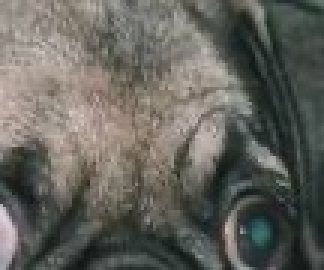
#> input picture data/retinal_validator/images/test/neg_animal_eyes/pet_1_dog_eye.jpg, 108 x 90 px (shown 3 times larger)
$ python -i preprocessing.py   (imports and definitions only)   (older library calls are emulated)
#> lines starting #> are read from the running program, lines starting #| are printed output that depends on the picture; after the words box and inside, x2 and y2 are one past the last pixel; in counts of white or black regions, pixels touching at a corner belong together
"""
Image Validation, Quality Assessment, Modality Verification, and Preprocessing.

Handles:
- File extension, size, and readable RGB image verification
- Image sharpness (Laplacian variance), brightness, contrast, glare/exposure checks
- Eye image modality discrimination:
  * Retinal fundus photograph vs. Anterior eye/iris photograph vs. Invalid/non-eye image
- Retinal fundus border cropping & LAB-space CLAHE contrast normalization
- Training data augmentation transforms (applied ONLY during training) & eval transforms
"""

import io
import os
from typing import Dict, Tuple

import cv2
import numpy as np
from PIL import Image, UnidentifiedImageError
from torchvision import transforms

ALLOWED_EXTENSIONS = {".png", ".jpg", ".jpeg", ".bmp", ".webp", ".tif", ".tiff"}
MAX_UPLOAD_BYTES = 10 * 1024 * 1024  # 10 MB
IMAGENET_MEAN = [0.485, 0.456, 0.406]
IMAGENET_STD = [0.229, 0.224, 0.225]


# [126 lines left out: functions decode_and_validate_upload, assess_image_quality, not called in this run]


def _retinal_fundus_heuristics(rgb_np: np.ndarray) -> Dict:
    """Compute physical/chromatic signatures characteristic of retinal fundus images."""
    h, w = rgb_np.shape[:2]
    gray = cv2.cvtColor(rgb_np, cv2.COLOR_RGB2GRAY)

    # Check corner darkness vs center brightness (fundus camera circular aperture)
    ch, cw = max(8, h // 8), max(8, w // 8)
    corners = np.concatenate([
        gray[:ch, :cw].ravel(),
        gray[:ch, -cw:].ravel(),
        gray[-ch:, :cw].ravel(),
        gray[-ch:, -cw:].ravel(),
    ])
    center_crop = gray[h // 4 : 3 * h // 4, w // 4 : 3 * w // 4]
    corner_dark = float(np.mean(corners < 25))
    center_mean = float(np.mean(center_crop))

    # Inside illuminated region: retinal tissue has strong Red > Green >= Blue distribution
    fg_mask = gray > 20
    if float(np.mean(fg_mask)) < 0.10:
        return {"fundus_score": 0.0, "is_fundus": False, "corner_dark_ratio": corner_dark}

    fg_pixels = rgb_np[fg_mask]
    r_mean = float(np.mean(fg_pixels[:, 0]))
    g_mean = float(np.mean(fg_pixels[:, 1]))
    b_mean = float(np.mean(fg_pixels[:, 2]))

    red_dom = (r_mean > g_mean * 1.08) and (r_mean > b_mean * 1.35)
    warm_ratio = (r_mean - b_mean) / max(1.0, r_mean + g_mean + b_mean)

    # Edge / circular dark border symmetry
    score = 0.0
    if corner_dark >= 0.45 and center_mean > 35:
        score += 0.45
    elif corner_dark >= 0.20 and center_mean > 35:
        score += 0.25
    if red_dom:
        score += 0.35
    if warm_ratio > 0.14:
        score += 0.20

    # Extra check: retinal fundus can also be tightly cropped (no dark corners)
    if r_mean > 1.25 * g_mean and r_mean > 1.7 * b_mean and b_mean < 95:
        score = max(score, 0.72)

    return {
        "fundus_score": round(min(1.0, score), 3),
        "is_fundus": score >= 0.55,
        "corner_dark_ratio": round(corner_dark, 3),
        "rgb_means": [round(r_mean, 1), round(g_mean, 1), round(b_mean, 1)],
    }


def _anterior_eye_heuristics(rgb_np: np.ndarray) -> Dict:
    """Detect whether an image contains an anterior eye / iris using OpenCV cascades + circle geometry."""
    gray = cv2.cvtColor(rgb_np, cv2.COLOR_RGB2GRAY)
    h, w = gray.shape
    min_side = min(h, w)

    # 1. Haar cascade eye detection (raw + glasses fallback, supports webcam eyes >= 18px)
    eye_cascade_path = os.path.join(cv2.data.haarcascades, "haarcascade_eye.xml")
    glasses_cascade_path = os.path.join(cv2.data.haarcascades, "haarcascade_eye_tree_eyeglasses.xml")
    haar_eyes = []
    min_eye_dim = max(18, min_side // 22)
    eq = cv2.equalizeHist(gray)
    if os.path.exists(eye_cascade_path):
        cascade = cv2.CascadeClassifier(eye_cascade_path)
        detected = cascade.detectMultiScale(
            eq,
            scaleFactor=1.08,
            minNeighbors=3,
            minSize=(min_eye_dim, min_eye_dim),
        )
        if len(detected) > 0:
            haar_eyes = [tuple(map(int, box)) for box in detected]
    if len(haar_eyes) == 0 and os.path.exists(glasses_cascade_path):
        g_cascade = cv2.CascadeClassifier(glasses_cascade_path)
        detected = g_cascade.detectMultiScale(
            eq,
            scaleFactor=1.08,
            minNeighbors=2,
            minSize=(min_eye_dim, min_eye_dim),
        )
        if len(detected) > 0:
            haar_eyes = [tuple(map(int, box)) for box in detected]

    # 2. Concentric iris/pupil/sclera circle test with outward radial gradient symmetry
    blurred = cv2.GaussianBlur(gray, (5, 5), 1.2)
    gx = cv2.Sobel(blurred, cv2.CV_64F, 1, 0, ksize=3)
    gy = cv2.Sobel(blurred, cv2.CV_64F, 0, 1, ksize=3)
    circles = cv2.HoughCircles(
        blurred,
        cv2.HOUGH_GRADIENT,
        dp=1.2,
        minDist=max(20, min_side // 5),
        param1=65,
        param2=27,
        minRadius=max(7, min_side // 42),
        maxRadius=max(20, int(min_side * 0.48)),
    )

    valid_circle_hit = False
    best_circle = None
    if circles is not None:
        cy_img = h / 2.0
        thetas = np.linspace(0, 2.0 * np.pi, 36, endpoint=False)
        for c in np.round(circles[0, :]).astype(int):
            cx, cy, r = int(c[0]), int(c[1]), int(c[2])
            if 0 <= cx < w and 0 <= cy < h and r >= 14:
                # Verify radial outward brightness transition around circular rim (eliminates square grids)
                pts, radial_hits = 0, 0
                for th in thetas:
                    px = int(round(cx + r * np.cos(th)))
                    py = int(round(cy + r * np.sin(th)))
                    if 0 <= px < w and 0 <= py < h:
                        pts += 1
                        dot = gx[py, px] * np.cos(th) + gy[py, px] * np.sin(th)
                        if dot > 12.0:
                            radial_hits += 1
                outward_ratio = radial_hits / max(1, pts)

                yy, xx = np.ogrid[:h, :w]
                dist2 = (xx - cx) ** 2 + (yy - cy) ** 2
                inner_mask = dist2 <= (r * 0.42) ** 2
                ring_mask = (dist2 > (r * 0.45) ** 2) & (dist2 <= (r * 0.95) ** 2)
                outer_mask = (dist2 > (r * 1.05) ** 2) & (dist2 <= (r * 1.55) ** 2)
                if np.any(inner_mask) and np.any(ring_mask):
                    inner_val = float(np.mean(gray[inner_mask]))
                    ring_val = float(np.mean(gray[ring_mask]))
                    outer_val = float(np.mean(gray[outer_mask])) if np.any(outer_mask) else ring_val
                    is_pupil_dark = inner_val + 8 < ring_val
                    is_iris_in_sclera = (ring_val + 14 < outer_val) and (inner_val < outer_val - 10)
                    if (is_pupil_dark or is_iris_in_sclera) and outward_ratio >= 0.42:
                        vert_offset = abs(cy - cy_img) / max(1.0, h)
                        if vert_offset < 0.36 or len(haar_eyes) > 0:
                            valid_circle_hit = True
                            best_circle = (cx, cy, r)
                            break

    score = 0.0
    if len(haar_eyes) > 0:
        score += 0.55
    if valid_circle_hit:
        score += 0.45

    return {
        "anterior_eye_score": round(min(1.0, score), 3),
        "is_anterior_eye": score >= 0.45,
        "haar_detections": haar_eyes,
        "hough_circle_detected": valid_circle_hit,
        "best_circle": best_circle,
    }


def detect_eye_modality(rgb_np: np.ndarray, requested_mode: str = "auto") -> Dict:
    """
    Validate whether uploaded image depicts a valid eye image and identify modality:
    - 'retinal_fundus'
    - 'anterior_iris'
    - 'invalid'
    """
    fundus_info = _retinal_fundus_heuristics(rgb_np)
    anterior_info = _anterior_eye_heuristics(rgb_np)

    is_fundus = fundus_info["is_fundus"]
    is_anterior = anterior_info["is_anterior_eye"]

    if requested_mode == "retinal_fundus":
        if is_fundus:
            modality = "retinal_fundus"
            valid_eye = True
            reason = "Valid retinal fundus image signature detected."
        elif is_anterior:
            modality = "anterior_iris"
            valid_eye = True
            reason = (
                "Notice: Uploaded image appears to be an external anterior eye/iris photo rather than a "
                "retinal fundus scan. Switching to experimental Iris CV pipeline instead of retinal DR grading."
            )
        else:
            modality = "invalid"
            valid_eye = False
            reason = (
                "No valid retinal fundus or eye structure detected. Please upload a clear retinal fundus photograph "
                "(macula/optic-disc view) or anterior eye photograph."
            )
    elif requested_mode == "anterior_iris":
        if is_anterior:
            modality = "anterior_iris"
            valid_eye = True
            reason = "Valid anterior eye / iris region detected."
        elif is_fundus:
            modality = "retinal_fundus"
            valid_eye = True
            reason = (
                "Notice: Uploaded image has retinal fundus optical characteristics rather than an external iris photo."
            )
        else:
            modality = "invalid"
            valid_eye = False
            reason = (
                "Could not locate an anterior eye / iris region. Ensure the eye and iris are clearly centered and unobscured."
            )
    else:  # auto
        if is_fundus and fundus_info["fundus_score"] >= anterior_info["anterior_eye_score"]:
            modality = "retinal_fundus"
            valid_eye = True
            reason = "Retinal fundus photograph detected automatically."
        elif is_anterior:
            modality = "anterior_iris"
            valid_eye = True
            reason = "Anterior eye / iris photograph detected automatically."
        elif fundus_info["fundus_score"] >= 0.40:
            modality = "retinal_fundus"
            valid_eye = True
            reason = "Retinal fundus characteristics detected (low border contrast)."
        else:
            modality = "invalid"
            valid_eye = False
            reason = (
                "Image rejected: No recognizable retinal fundus or anterior eye/iris anatomy detected."
            )

    return {
        "valid_eye_image": valid_eye,
        "detected_modality": modality,
        "reason": reason,
        "fundus_heuristics": fundus_info,
        "anterior_heuristics": anterior_info,
    }


# [90 lines left out: functions crop_black_borders, pad_to_square, preprocess_fundus_rgb, get_train_transforms, get_eval_transforms, get_preprocessing_config, not called in this run]

>>> import cv2
>>> picture = cv2.cvtColor(cv2.imread('../../data/retinal_validator/images/test/neg_animal_eyes/pet_1_dog_eye.jpg'), cv2.COLOR_BGR2RGB)
>>> result = detect_eye_modality(picture)
#> in _retinal_fundus_heuristics, `corners = np.concatenate([ gray[:ch, :cw].ravel(), gray[:ch, -cw:].rav..`: corners = 572 values, max 199 at index 315, min 20 at index 484, mean 94.85
#> in _retinal_fundus_heuristics, `center_crop = gray[h // 4 : 3 * h // 4, w // 4 : 3 * w // 4]`:
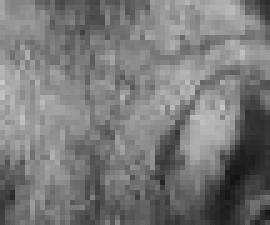
#> center_crop: shape (45, 54) (shown 5 times larger); min 20, max 200, mean 120.6
#> in _retinal_fundus_heuristics, `corner_dark = float(np.mean(corners < 25))`: corner_dark = 0.0122
#> in _retinal_fundus_heuristics, `center_mean = float(np.mean(center_crop))`: center_mean = 120.6
#> in _retinal_fundus_heuristics, `fg_mask = gray > 20`:
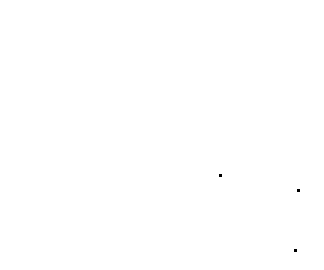
#> fg_mask: shape (90, 108) bool (shown 3 times larger); 100% white; black in thin lines or dots, all inside (x1, y1, x2, y2) = (73, 58, 100, 84)
#> in _retinal_fundus_heuristics, `r_mean = float(np.mean(fg_pixels[:, 0]))`: r_mean = 100.1
#> in _retinal_fundus_heuristics, `g_mean = float(np.mean(fg_pixels[:, 1]))`: g_mean = 99.27
#> in _retinal_fundus_heuristics, `b_mean = float(np.mean(fg_pixels[:, 2]))`: b_mean = 93.14
#> in _retinal_fundus_heuristics, `red_dom = (r_mean > g_mean * 1.08) and (r_mean > b_mean * 1.35)`: red_dom = False
#> in _retinal_fundus_heuristics, `warm_ratio = (r_mean - b_mean) / max(1.0, r_mean + g_mean + b_mean)`: warm_ratio = 0.0237
#> in detect_eye_modality, `fundus_info = _retinal_fundus_heuristics(rgb_np)`: fundus_info = {'fundus_score': 0, 'is_fundus': False, 'corner_dark_ratio': 0.012, 'rgb_means': [100.1, 99.3, 93.1]}
#> in _anterior_eye_heuristics, `eq = cv2.equalizeHist(gray)`:
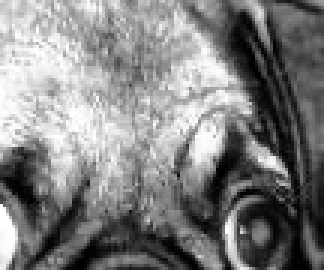
#> eq: shape (90, 108) (shown 3 times larger); min 0, max 255, mean 128.3
#> in _anterior_eye_heuristics, `detected = cascade.detectMultiScale( eq, scaleFactor=1.08, minNeighbor..`: detected = ()
#> in _anterior_eye_heuristics, `gy = cv2.Sobel(blurred, cv2.CV_64F, 0, 1, ksize=3)`:
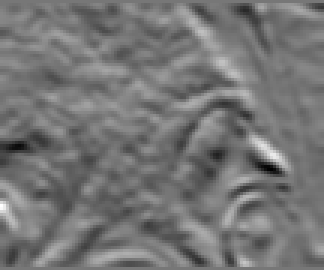
#> gy: shape (90, 108) float64 (shown 3 times larger); min -213, max 240, mean -4.2; drawn with min black and max white
#> in _anterior_eye_heuristics, `circles = cv2.HoughCircles( blurred, cv2.HOUGH_GRADIENT, dp=1.2, minDi..`: circles = [[47.4, 47.4, 37], [64.2, 70.2, 30.28], [81, 54.6, 22.36], [69, 31.8, 27.76], [35.4, 23.4, 19.84], [28.2, 57, 18.4], [89.4, 78.6, 11.44]]
#> the loop in _anterior_eye_heuristics, `for c in np.round(circles[0, :]).astype(int):` made 2 passes
#> (cx, cy, r, outward_ratio, inner_val, ring_val) on pass 2: (64, 70, 30, 0.667, 71.92, 84.85)
#> (cx, cy, r, outward_ratio, inner_val, ring_val) on pass 1: (47, 47, 37, 0.444, 128.5, 110.2)
#> pass 1, in _anterior_eye_heuristics, `dist2 = (xx - cx) ** 2 + (yy - cy) ** 2`:
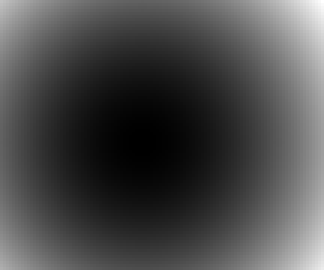
#> dist2: shape (90, 108) int64 (shown 3 times larger); min 0, max 5809, mean 1695.3; drawn with min black and max white
#> pass 1, in _anterior_eye_heuristics, `outer_mask = (dist2 > (r * 1.05) ** 2) & (dist2 <= (r * 1.55) ** 2)`:
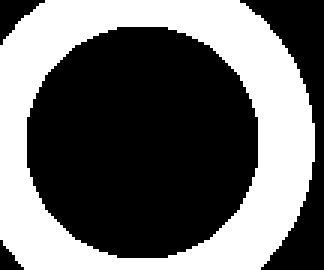
#> outer_mask: shape (90, 108) bool (shown 3 times larger); 40.8% white; 1 white region, box (x1, y1, x2, y2) and area: (0, 0, 105, 90) 3969
#> after the loop in _anterior_eye_heuristics, `for c in np.round(circles[0, :]).astype(int):`:
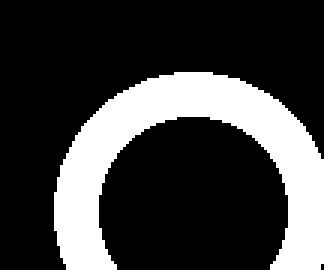
#> outer_mask: shape (90, 108) bool (shown 3 times larger); 24.4% white; 1 white region, box (x1, y1, x2, y2) and area: (18, 24, 108, 90) 2376
#> in detect_eye_modality, `anterior_info = _anterior_eye_heuristics(rgb_np)`: anterior_info = {'anterior_eye_score': 0.45, 'is_anterior_eye': True, 'haar_detections': [], 'hough_circle_detected': True, 'best_circle': (64, 70, 30)}
#> in detect_eye_modality, `is_fundus = fundus_info["is_fundus"]`: is_fundus = False
#> in detect_eye_modality, `is_anterior = anterior_info["is_anterior_eye"]`: is_anterior = True
#> result = 5 items
